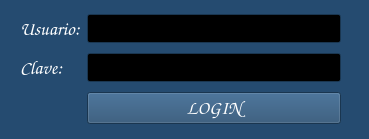
<?xml version="1.0" encoding="UTF-8"?>
<ui version="4.0">
 <class>Widget</class>
 <widget class="QWidget" name="Widget">
  <property name="geometry">
   <rect>
    <x>0</x>
    <y>0</y>
    <width>369</width>
    <height>139</height>
   </rect>
  </property>
  <property name="palette">
   <palette>
    <active>
     <colorrole role="WindowText">
      <brush brushstyle="SolidPattern">
       <color alpha="255">
        <red>255</red>
        <green>255</green>
        <blue>255</blue>
       </color>
      </brush>
     </colorrole>
     <colorrole role="Button">
      <brush brushstyle="SolidPattern">
       <color alpha="255">
        <red>37</red>
        <green>75</green>
        <blue>112</blue>
       </color>
      </brush>
     </colorrole>
     <colorrole role="Light">
      <brush brushstyle="SolidPattern">
       <color alpha="255">
        <red>56</red>
        <green>113</green>
        <blue>168</blue>
       </color>
      </brush>
     </colorrole>
     <colorrole role="Midlight">
      <brush brushstyle="SolidPattern">
       <color alpha="255">
        <red>46</red>
        <green>94</green>
        <blue>140</blue>
       </color>
      </brush>
     </colorrole>
     <colorrole role="Dark">
      <brush brushstyle="SolidPattern">
       <color alpha="255">
        <red>19</red>
        <green>38</green>
        <blue>56</blue>
       </color>
      </brush>
     </colorrole>
     <colorrole role="Mid">
      <brush brushstyle="SolidPattern">
       <color alpha="255">
        <red>25</red>
        <green>50</green>
        <blue>75</blue>
       </color>
      </brush>
     </colorrole>
     <colorrole role="Text">
      <brush brushstyle="SolidPattern">
       <color alpha="255">
        <red>0</red>
        <green>0</green>
        <blue>0</blue>
       </color>
      </brush>
     </colorrole>
     <colorrole role="BrightText">
      <brush brushstyle="SolidPattern">
       <color alpha="255">
        <red>255</red>
        <green>255</green>
        <blue>255</blue>
       </color>
      </brush>
     </colorrole>
     <colorrole role="ButtonText">
      <brush brushstyle="SolidPattern">
       <color alpha="255">
        <red>255</red>
        <green>255</green>
        <blue>255</blue>
       </color>
      </brush>
     </colorrole>
     <colorrole role="Base">
      <brush brushstyle="SolidPattern">
       <color alpha="255">
        <red>0</red>
        <green>0</green>
        <blue>0</blue>
       </color>
      </brush>
     </colorrole>
     <colorrole role="Window">
      <brush brushstyle="SolidPattern">
       <color alpha="255">
        <red>37</red>
        <green>75</green>
        <blue>112</blue>
       </color>
      </brush>
     </colorrole>
     <colorrole role="Shadow">
      <brush brushstyle="SolidPattern">
       <color alpha="255">
        <red>0</red>
        <green>0</green>
        <blue>0</blue>
       </color>
      </brush>
     </colorrole>
     <colorrole role="AlternateBase">
      <brush brushstyle="SolidPattern">
       <color alpha="255">
        <red>18</red>
        <green>37</green>
        <blue>56</blue>
       </color>
      </brush>
     </colorrole>
     <colorrole role="ToolTipBase">
      <brush brushstyle="SolidPattern">
       <color alpha="255">
        <red>255</red>
        <green>255</green>
        <blue>220</blue>
       </color>
      </brush>
     </colorrole>
     <colorrole role="ToolTipText">
      <brush brushstyle="SolidPattern">
       <color alpha="255">
        <red>0</red>
        <green>0</green>
        <blue>0</blue>
       </color>
      </brush>
     </colorrole>
     <colorrole role="PlaceholderText">
      <brush brushstyle="SolidPattern">
       <color alpha="127">
        <red>255</red>
        <green>255</green>
        <blue>255</blue>
       </color>
      </brush>
     </colorrole>
     <colorrole role="Accent">
      <brush brushstyle="SolidPattern">
       <color alpha="255">
        <red>0</red>
        <green>0</green>
        <blue>0</blue>
       </color>
      </brush>
     </colorrole>
    </active>
    <inactive>
     <colorrole role="WindowText">
      <brush brushstyle="SolidPattern">
       <color alpha="255">
        <red>255</red>
        <green>255</green>
        <blue>255</blue>
       </color>
      </brush>
     </colorrole>
     <colorrole role="Button">
      <brush brushstyle="SolidPattern">
       <color alpha="255">
        <red>37</red>
        <green>75</green>
        <blue>112</blue>
       </color>
      </brush>
     </colorrole>
     <colorrole role="Light">
      <brush brushstyle="SolidPattern">
       <color alpha="255">
        <red>56</red>
        <green>113</green>
        <blue>168</blue>
       </color>
      </brush>
     </colorrole>
     <colorrole role="Midlight">
      <brush brushstyle="SolidPattern">
       <color alpha="255">
        <red>46</red>
        <green>94</green>
        <blue>140</blue>
       </color>
      </brush>
     </colorrole>
     <colorrole role="Dark">
      <brush brushstyle="SolidPattern">
       <color alpha="255">
        <red>19</red>
        <green>38</green>
        <blue>56</blue>
       </color>
      </brush>
     </colorrole>
     <colorrole role="Mid">
      <brush brushstyle="SolidPattern">
       <color alpha="255">
        <red>25</red>
        <green>50</green>
        <blue>75</blue>
       </color>
      </brush>
     </colorrole>
     <colorrole role="Text">
      <brush brushstyle="SolidPattern">
       <color alpha="255">
        <red>0</red>
        <green>0</green>
        <blue>0</blue>
       </color>
      </brush>
     </colorrole>
     <colorrole role="BrightText">
      <brush brushstyle="SolidPattern">
       <color alpha="255">
        <red>255</red>
        <green>255</green>
        <blue>255</blue>
       </color>
      </brush>
     </colorrole>
     <colorrole role="ButtonText">
      <brush brushstyle="SolidPattern">
       <color alpha="255">
        <red>255</red>
        <green>255</green>
        <blue>255</blue>
       </color>
      </brush>
     </colorrole>
     <colorrole role="Base">
      <brush brushstyle="SolidPattern">
       <color alpha="255">
        <red>0</red>
        <green>0</green>
        <blue>0</blue>
       </color>
      </brush>
     </colorrole>
     <colorrole role="Window">
      <brush brushstyle="SolidPattern">
       <color alpha="255">
        <red>37</red>
        <green>75</green>
        <blue>112</blue>
       </color>
      </brush>
     </colorrole>
     <colorrole role="Shadow">
      <brush brushstyle="SolidPattern">
       <color alpha="255">
        <red>0</red>
        <green>0</green>
        <blue>0</blue>
       </color>
      </brush>
     </colorrole>
     <colorrole role="AlternateBase">
      <brush brushstyle="SolidPattern">
       <color alpha="255">
        <red>18</red>
        <green>37</green>
        <blue>56</blue>
       </color>
      </brush>
     </colorrole>
     <colorrole role="ToolTipBase">
      <brush brushstyle="SolidPattern">
       <color alpha="255">
        <red>255</red>
        <green>255</green>
        <blue>220</blue>
       </color>
      </brush>
     </colorrole>
     <colorrole role="ToolTipText">
      <brush brushstyle="SolidPattern">
       <color alpha="255">
        <red>0</red>
        <green>0</green>
        <blue>0</blue>
       </color>
      </brush>
     </colorrole>
     <colorrole role="PlaceholderText">
      <brush brushstyle="SolidPattern">
       <color alpha="127">
        <red>255</red>
        <green>255</green>
        <blue>255</blue>
       </color>
      </brush>
     </colorrole>
     <colorrole role="Accent">
      <brush brushstyle="SolidPattern">
       <color alpha="255">
        <red>0</red>
        <green>0</green>
        <blue>0</blue>
       </color>
      </brush>
     </colorrole>
    </inactive>
    <disabled>
     <colorrole role="WindowText">
      <brush brushstyle="SolidPattern">
       <color alpha="255">
        <red>19</red>
        <green>38</green>
        <blue>56</blue>
       </color>
      </brush>
     </colorrole>
     <colorrole role="Button">
      <brush brushstyle="SolidPattern">
       <color alpha="255">
        <red>37</red>
        <green>75</green>
        <blue>112</blue>
       </color>
      </brush>
     </colorrole>
     <colorrole role="Light">
      <brush brushstyle="SolidPattern">
       <color alpha="255">
        <red>56</red>
        <green>113</green>
        <blue>168</blue>
       </color>
      </brush>
     </colorrole>
     <colorrole role="Midlight">
      <brush brushstyle="SolidPattern">
       <color alpha="255">
        <red>46</red>
        <green>94</green>
        <blue>140</blue>
       </color>
      </brush>
     </colorrole>
     <colorrole role="Dark">
      <brush brushstyle="SolidPattern">
       <color alpha="255">
        <red>19</red>
        <green>38</green>
        <blue>56</blue>
       </color>
      </brush>
     </colorrole>
     <colorrole role="Mid">
      <brush brushstyle="SolidPattern">
       <color alpha="255">
        <red>25</red>
        <green>50</green>
        <blue>75</blue>
       </color>
      </brush>
     </colorrole>
     <colorrole role="Text">
      <brush brushstyle="SolidPattern">
       <color alpha="255">
        <red>19</red>
        <green>38</green>
        <blue>56</blue>
       </color>
      </brush>
     </colorrole>
     <colorrole role="BrightText">
      <brush brushstyle="SolidPattern">
       <color alpha="255">
        <red>255</red>
        <green>255</green>
        <blue>255</blue>
       </color>
      </brush>
     </colorrole>
     <colorrole role="ButtonText">
      <brush brushstyle="SolidPattern">
       <color alpha="255">
        <red>19</red>
        <green>38</green>
        <blue>56</blue>
       </color>
      </brush>
     </colorrole>
     <colorrole role="Base">
      <brush brushstyle="SolidPattern">
       <color alpha="255">
        <red>37</red>
        <green>75</green>
        <blue>112</blue>
       </color>
      </brush>
     </colorrole>
     <colorrole role="Window">
      <brush brushstyle="SolidPattern">
       <color alpha="255">
        <red>37</red>
        <green>75</green>
        <blue>112</blue>
       </color>
      </brush>
     </colorrole>
     <colorrole role="Shadow">
      <brush brushstyle="SolidPattern">
       <color alpha="255">
        <red>0</red>
        <green>0</green>
        <blue>0</blue>
       </color>
      </brush>
     </colorrole>
     <colorrole role="AlternateBase">
      <brush brushstyle="SolidPattern">
       <color alpha="255">
        <red>37</red>
        <green>75</green>
        <blue>112</blue>
       </color>
      </brush>
     </colorrole>
     <colorrole role="ToolTipBase">
      <brush brushstyle="SolidPattern">
       <color alpha="255">
        <red>255</red>
        <green>255</green>
        <blue>220</blue>
       </color>
      </brush>
     </colorrole>
     <colorrole role="ToolTipText">
      <brush brushstyle="SolidPattern">
       <color alpha="255">
        <red>0</red>
        <green>0</green>
        <blue>0</blue>
       </color>
      </brush>
     </colorrole>
     <colorrole role="PlaceholderText">
      <brush brushstyle="SolidPattern">
       <color alpha="127">
        <red>19</red>
        <green>38</green>
        <blue>56</blue>
       </color>
      </brush>
     </colorrole>
     <colorrole role="Accent">
      <brush brushstyle="SolidPattern">
       <color alpha="255">
        <red>26</red>
        <green>53</green>
        <blue>79</blue>
       </color>
      </brush>
     </colorrole>
    </disabled>
   </palette>
  </property>
  <property name="windowTitle">
   <string>GESTOR DE INVENTARIO</string>
  </property>
  <widget class="QWidget" name="gridLayoutWidget">
   <property name="geometry">
    <rect>
     <x>20</x>
     <y>10</y>
     <width>321</width>
     <height>121</height>
    </rect>
   </property>
   <layout class="QGridLayout" name="gridLayout">
    <item row="0" column="0">
     <widget class="QLabel" name="label">
      <property name="font">
       <font>
        <family>Comic Sans MS</family>
        <pointsize>14</pointsize>
        <bold>true</bold>
       </font>
      </property>
      <property name="text">
       <string>Usuario:</string>
      </property>
     </widget>
    </item>
    <item row="1" column="0">
     <widget class="QLabel" name="label_2">
      <property name="font">
       <font>
        <family>Comic Sans MS</family>
        <pointsize>14</pointsize>
        <bold>true</bold>
       </font>
      </property>
      <property name="text">
       <string>Clave:</string>
      </property>
     </widget>
    </item>
    <item row="1" column="1">
     <widget class="QLineEdit" name="txt_psw">
      <property name="font">
       <font>
        <family>Comic Sans MS</family>
        <pointsize>12</pointsize>
       </font>
      </property>
      <property name="echoMode">
       <enum>QLineEdit::Password</enum>
      </property>
     </widget>
    </item>
    <item row="0" column="1">
     <widget class="QLineEdit" name="txt_user">
      <property name="font">
       <font>
        <family>Comic Sans MS</family>
        <pointsize>12</pointsize>
       </font>
      </property>
     </widget>
    </item>
    <item row="2" column="1">
     <widget class="QPushButton" name="btn_login">
      <property name="font">
       <font>
        <family>Comic Sans MS</family>
        <pointsize>14</pointsize>
        <bold>true</bold>
       </font>
      </property>
      <property name="text">
       <string>LOGIN</string>
      </property>
     </widget>
    </item>
   </layout>
  </widget>
 </widget>
 <resources/>
 <connections/>
</ui>
